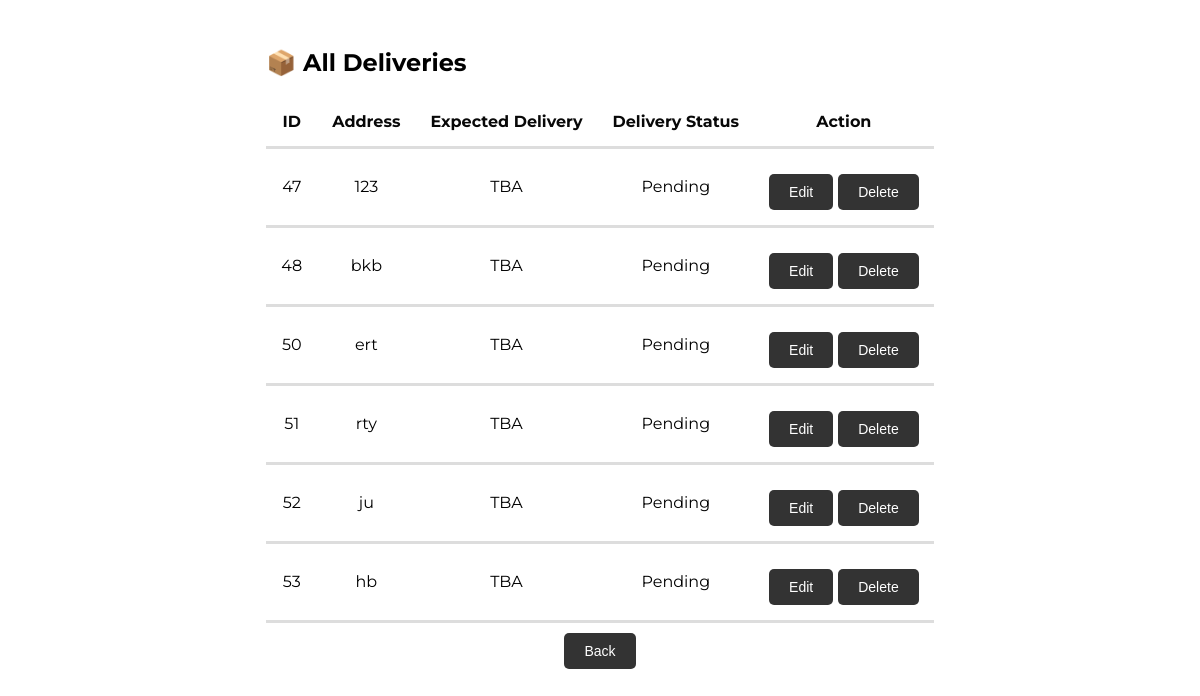
The app's page /viewdel with its own data.
### main.py (models this page shows)
class Delivery(db.Model):
    id = db.Column(db.Integer, primary_key=True)
    customer_id = db.Column(db.Integer, db.ForeignKey('customer.id'), nullable=False)  # Link to customer
    delivery_status = db.Column(db.String(50), default="Pending")
    expected_delivery_date = db.Column(db.String(50), nullable=False)
    address = db.Column(db.String(255), nullable=False)
    customer = db.relationship('customer', backref=db.backref('deliveries', lazy=True))

### main.py (the view)
@tandtweb.route('/viewdel', methods=['GET'])
def view_del():
    delivery_list = Delivery.query.all()
    return render_template('viewdel.html', delivery_list=delivery_list)

### templates/viewdel.html (shortened to what this page needs)
<!DOCTYPE html>
<html lang="en">
<head>
    <link rel="stylesheet" href="/static/cart.css">
</head>
<body>
    <div class="container mt-5">
        <h2>📦 All Deliveries</h2>
        <table class="viewdeliveryy">
            <thead>
                <tr>
                    <th>ID</th>
                    <th>Address</th>
                    <th>Expected Delivery</th>
                    <th>Delivery Status</th>
                    <th>Action</th>
                </tr>
            </thead>
            <tbody>
                {% for delivery in delivery_list %}
                    <tr>
                        <td>{{ delivery.id }}</td>
                        <td>{{ delivery.address }}</td>
                        <td>{{ delivery.expected_delivery_date }}</td>
                        <td>{{ delivery.delivery_status }}</td>
                        <td>
                            <div class="buttons-container">
                                <form action="/editdel/{{ delivery.id}}" method="GET" style="display: inline;">
                                    <button type="submit" class="edit">Edit</button>
                                </form>
                                <form action="/deletedelivery/{{ delivery.id }}" method="POST" style="display: inline;"
                                onsubmit="return confirm('Are you sure you want to delete this delivery?')">
                                    <button type="submit" class="delete">Delete</button>
                                </form>
                            </div>
                        </td>
                    </tr>
                {% endfor %}
            </tbody>
        </table>
    </div>
    <div class="buttons-container">
        <button type="button" onclick="window.location.href='/courierhome'">Back</button>
    </div>
</body>
</html>

### static/cart.css (style rules this page uses)
body { font-family: 'Montserrat', sans-serif; background-color: #ffffff; padding: 20px; display: flex; flex-direction: column; align-items: center; }
table { width: 100%; border-collapse: collapse; max-width: 800px; }
th, td { padding: 15px; text-align: left; }
th { background-color: #ffffff; color: rgb(8, 8, 8); }
td { background-color: #fff; }
table tr { border-bottom: 3px solid #ddd; }
.buttons-container { display: flex; justify-content: flex-end; gap: 5px; }
button { background-color: #333; color: white; border: none; padding: 10px 20px; border-radius: 5px; font-size: 14px; cursor: pointer; width: 100%; margin-top: 10px; }
table.viewdeliveryy th, table.viewdeliveryy td { text-align: center; }
table.viewdeliveryy { width: 100%; border-collapse: collapse; margin-top: 10px; max-width: 800px; }

### records on screen
Delivery: id "47", address "123", expected_delivery_date "TBA", delivery_status "Pending"
Delivery: id "48", address "bkb", expected_delivery_date "TBA", delivery_status "Pending"
Delivery: id "50", address "ert", expected_delivery_date "TBA", delivery_status "Pending"
Delivery: id "51", address "rty", expected_delivery_date "TBA", delivery_status "Pending"
Delivery: id "52", address "ju", expected_delivery_date "TBA", delivery_status "Pending"
Delivery: id "53", address "hb", expected_delivery_date "TBA", delivery_status "Pending"
